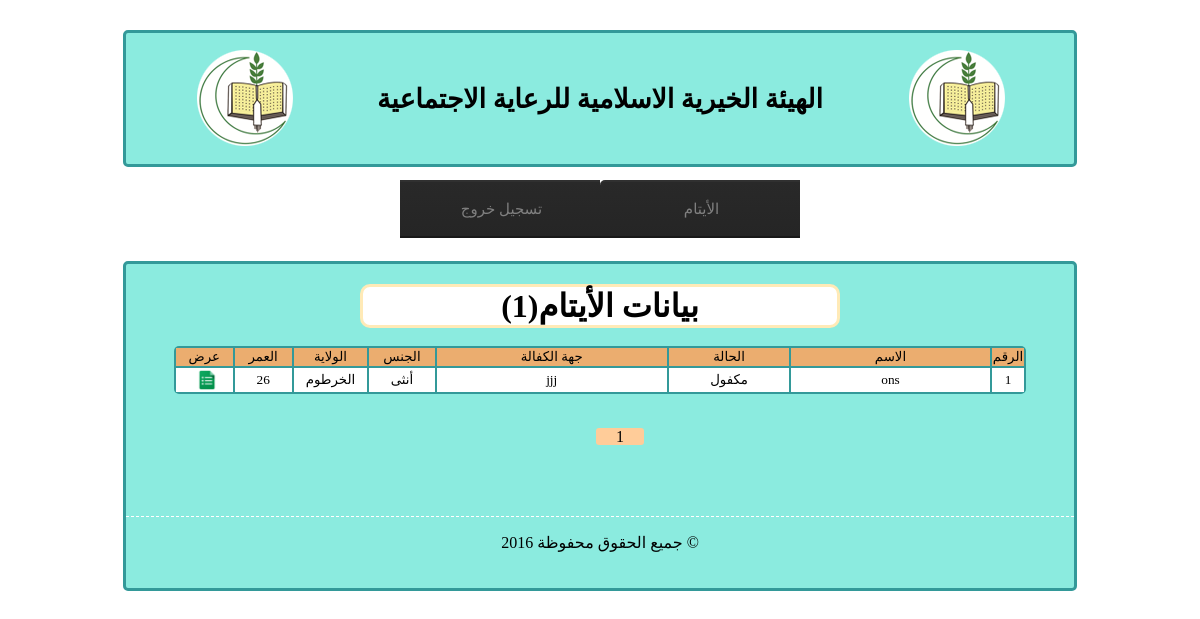
The app's page /view/finalOrphan/showOrphans.php, older data.
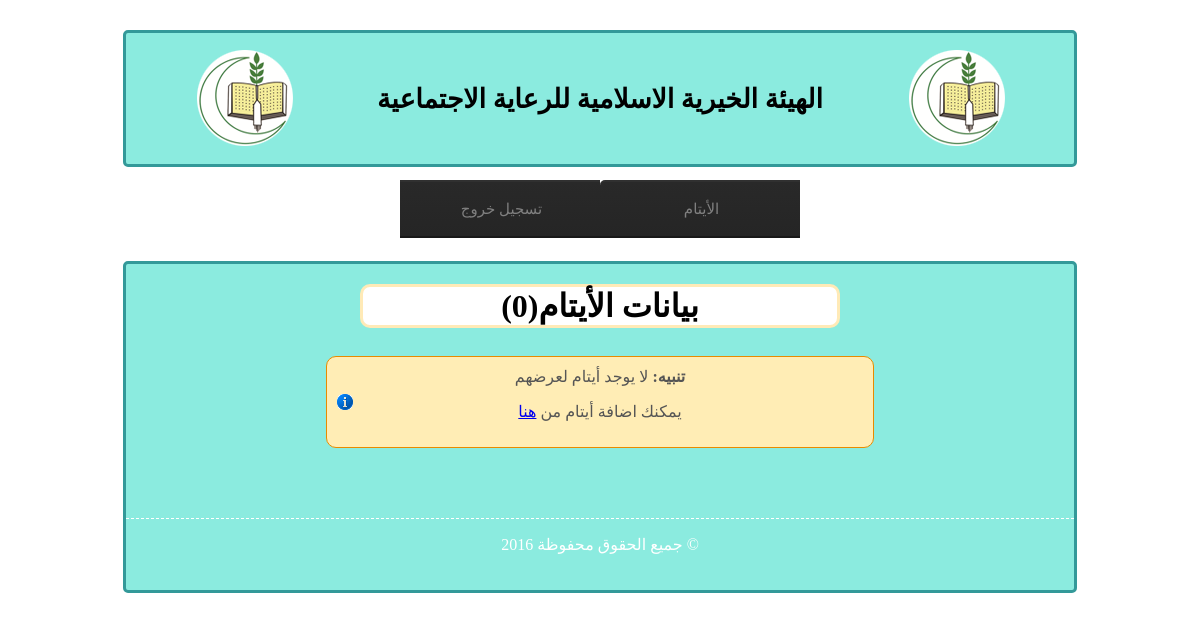
The same page, newer data.
### tables this page shows
CREATE TABLE IF NOT EXISTS `finalorphan` (
  `id` int(11) NOT NULL AUTO_INCREMENT,
  `state` varchar(50) NOT NULL,
  `warranty_organization` int(11) NOT NULL,
  `saving` int(11) NOT NULL,
  `last_sponsorship_date` date NOT NULL,
  `first_name` varchar(50) NOT NULL,
  `meddle_name` varchar(50) NOT NULL,
  `last_name` varchar(50) NOT NULL,
  `last_4th_name` varchar(50) NOT NULL,
  `birth_date` date NOT NULL,
  `sex` varchar(6) NOT NULL,
  `mother_first_name` varchar(50) NOT NULL,
  `mother_middle_name` varchar(50) NOT NULL,
  `mother_last_name` varchar(50) NOT NULL,
  `mother_4th_name` varchar(50) NOT NULL,
  `mother_Birth_date` date NOT NULL,
  `mother_state` varchar(100) NOT NULL,
  `father_dead_date` date NOT NULL,
  `father_dead_cause` varchar(100) NOT NULL,
  `father_work` varchar(100) NOT NULL,
  `residence_state` int(11) NOT NULL,
  `city` varchar(100) NOT NULL,
  `District` varchar(100) NOT NULL,
  `section` int(10) NOT NULL,
  `house_no` int(50) NOT NULL,
  `phone1` varchar(50) NOT NULL,
  `phone2` varchar(50) NOT NULL,
  `studing_state` varchar(50) NOT NULL,
  `nonstuding_cause` varchar(50) NOT NULL,
  `school_name` varchar(50) NOT NULL,
  `level` varchar(100) NOT NULL,
  `year` varchar(100) NOT NULL,
  `quran_parts` int(10) NOT NULL,
  `health_state` varchar(50) NOT NULL,
  `ill_cause` varchar(50) NOT NULL,
  `data_entery_name` varchar(50) NOT NULL,
  `data_entery_date` date NOT NULL,
  `head_dep_name` varchar(100) NOT NULL,
  `head_dep_date` date NOT NULL,
  UNIQUE KEY `id` (`id`),
  KEY `warranty_organization` (`warranty_organization`),
  KEY `residence_state` (`residence_state`)
);

CREATE TABLE IF NOT EXISTS `state` (
  `id` int(11) NOT NULL AUTO_INCREMENT,
  `name` varchar(100) NOT NULL,
  UNIQUE KEY `id_4` (`id`),
  KEY `id` (`id`),
  KEY `id_2` (`id`),
  KEY `id_3` (`id`)
);

CREATE TABLE IF NOT EXISTS `sponsor` (
  `id` int(11) NOT NULL AUTO_INCREMENT,
  `name` varchar(100) NOT NULL,
  `numberOFSponsored` int(11) NOT NULL,
  PRIMARY KEY (`id`),
  KEY `id` (`id`)
);

### utils/finalOrphanAPI.php (called while the page is built, shortened)
<?php
function fp_final_orphan_get($extra = ''){
	$query = sprintf("SELECT * FROM `finalorphan` %s",$extra);
	$qresult = @mysql_query($query);
	$rcount = mysql_num_rows($qresult);
	if($rcount == 0 )  return 0 ;
	$orphans = array();
	for($i = 0 ; $i < $rcount ; $i++)
		$orphans[@count($orphans)] = @mysql_fetch_object($qresult);
	return $orphans ;
	}
function fp_final_orphan_get_num_rows($extra = ''){
	$query = sprintf("SELECT * FROM `finalOrphan` %s",$extra);
	$qresult = @mysql_query($query);
        return mysql_num_rows($qresult);
}
?>

### utils/stateAPI.php (called while the page is built, shortened)
<?php
function fp_states_get($extra = ''){
	$query = sprintf("SELECT * FROM `state` %s",$extra);
	$qresult = @mysql_query($query);
	$rcount = mysql_num_rows($qresult);
	$states = array();
	for($i = 0 ; $i < $rcount ; $i++)
		$states[@count($states)] = @mysql_fetch_object($qresult);
	return $states ;
	}
function fp_states_get_by_id($id){
	$oid = (int)$id;
	$states = fp_states_get("WHERE `id` = ".$oid);
	$state = $states[0];
	return $state ;
	}
?>

### utils/sponsorAPI.php (called while the page is built, shortened)
<?php
function fp_sponsor_get($extra = ''){
	$query = sprintf("SELECT * FROM `sponsor` %s",$extra);
	$qresult = @mysql_query($query);
	$rcount = mysql_num_rows($qresult);
	$sponsors = array();
	for($i = 0 ; $i < $rcount ; $i++)
		$sponsors[@count($sponsors)] = @mysql_fetch_object($qresult);
	return $sponsors ;
}
function fp_sponsor_get_by_id($id){
	$oid = (int)$id;
	$sponsors = fp_sponsor_get("WHERE `id` = ".$oid);
	$sponsor = $sponsors[0];
	return $sponsor ;
}
?>

### view/finalOrphan/showOrphans.php (the view, shortened to what the changed rows need)
<?php
    include('../../utils/finalOrphanAPI.php');
    include('../../utils/error_handler.php');
    $extra = '';
    $start=0;
    $limit=20;
    $total_results = fp_final_orphan_get_num_rows($extra);
        $total=ceil($total_results/$limit);
    if(!isset($_GET['page']) || $_GET['page'] == '' || (int)$_GET['page'] == 0 || $_GET['page']>$total)
    {
    $page=1;
    }
    else{
    $page=$_GET['page'];
    $start=($page-1)*$limit;
    }
        $orphans = fp_final_orphan_get($extra." LIMIT $start, $limit ");
?>
<!DOCTYPE html PUBLIC "-//W3C//DTD XHTML 1.0 Transitional//EN" "http://www.w3.org/TR/xhtml1/DTD/xhtml1-transitional.dtd">
<html xmlns="http://www.w3.org/1999/xhtml">
<head>
<link href="../../style/pageStyle.css" rel="stylesheet" type="text/css" />
</head>
<body>
<div id="title">
<table width="90%" border="0" align="center">
  <tr>
    <td><h1>الهيئة الخيرية الاسلامية للرعاية الاجتماعية</h1></td>
  </tr>
</table>
</div>
<div class="main">
    <h1 align="center" class="adress" dir="rtl">بيانات الأيتام(<?php echo $total_results ?>)</h1>
<br />
 <?php
        if($orphans == -1 ) {
            echo '
                <div style="text-align:center;color:#fff;">
                <div class="alert-box error"><span>خطأ: </span>هناك مشكلة في الاتصال بقاعدة البيانات    </div>
                 </div>
                <div id="footer">
                <p>جميع الحقوق محفوظة 2016 &copy;</p>
               </div>';
            die() ;
        }
        else
        if($orphans == 0 ) {
            echo '
                <div style="text-align:center;color:#fff;">
                <div class="alert-box notice"><span>تنبيه: </span>لا يوجد أيتام لعرضهم
                <p>يمكنك اضافة أيتام من <a href="../orphan/addOrphan.php">هنا</a></p>
                </div>
                <div id="footer">
                <p>جميع الحقوق محفوظة 2016 &copy;</p>
               </div>';
            die() ;
        }
	$ocount = @count($orphans);
?>
<table width="90%" border="0" align="center" class="table">
    <tr class="table_header" align="center">
    <td width="7%">عرض</td>
    <td width="7%">العمر</td>
    <td width="9%">الولاية </td>
    <td width="8%">الجنس </td>
    <td width="29%">جهة الكفالة</td>
    <td width="15%">الحالة</td>
    <td width="28%">الاسم </td>
    <td  width="4%">الرقم</td>
  </tr>
  <?php
  	include('../../utils/stateAPI.php');
	include('../../utils/sponsorAPI.php');
function ageCalculator($dob){
        if(!empty($dob)){
        $birthdate = new DateTime($dob);
        $today   = new DateTime('today');
        $age = $birthdate->diff($today)->y;
        return $age;
    }
	else
        return 0;
}
  	for($i = 0 ; $i < $ocount ; $i++){
		$orphan = $orphans[$i];
  ?>
    <tr align="center" class="table_data<?php echo $i%2?>">
    <td  onclick="window.location.href='orphanInfo.php?id='+<?php echo $orphan->id?>"><img alt="عرض" align="middle" width="22px"  src="../../images/style images/show_icon.png" style="padding-left:5px" /></td>
    <td width="7%"><?php echo ageCalculator($orphan->birth_date);?></td>
 	<td width="9%"><?php echo fp_states_get_by_id($orphan->residence_state)->name;?></td>
    <td width="8%"><?php if($orphan->sex==1)echo "ذكر"; else echo "أنثى" ; ?> </td>
    <td width="29%"><?php echo fp_sponsor_get_by_id($orphan->warranty_organization)->name;?></td>
    <td width="15%"><?php fp_one_status_get_by_id($orphan->state)?></td>
    <td width="28%"> <?php echo $orphan->first_name." ".$orphan->meddle_name." ".$orphan->last_name." ".$orphan->last_4th_name?></td>
    <td width="4%"><?php echo $orphan->id?></td>
  </tr>
  <?php }
  fp_db_close();?>
  </table>
<br />
<div class="pagination">
    <ul class='page'>
  <?php
        for($i=1;$i<=$total;$i++)
        {
            if($i==$page) { echo "<li class='current'>".$i."</li>"; }
            else { echo "<li><a href='?page=".$i."'>".$i."</a></li>"; }
        }
?>
</ul>
</div>
<div id="footer">
  <p>جميع الحقوق محفوظة 2016 &copy;</p>
</div>
</div>
</body>
</html>

### utils/error_handler.php (shortened to what the changed rows need)
<?php
 function fp_one_status_get_by_id($id){
           switch($id){
                case 1 :
                    echo 'مكفول';
                    break;
            }
 }
?>

Row changes from the older to the newer data that the page shows:
removed finalorphan: birth_date "26", residence_state.name "الخرطوم", sex "أنثى", warranty_organization.name "jjj", state "مكفول", first_name "ons", id "1"
Text that changed along with them:
$total_results: "1" → "0"
text no longer shown: "عرض العمر الولاية الجنس جهة الكفالة الحالة الاسم الرقم"
text now shown: "تنبيه: لا يوجد أيتام لعرضهم يمكنك اضافة أيتام من هنا"
list line gone: "1"
